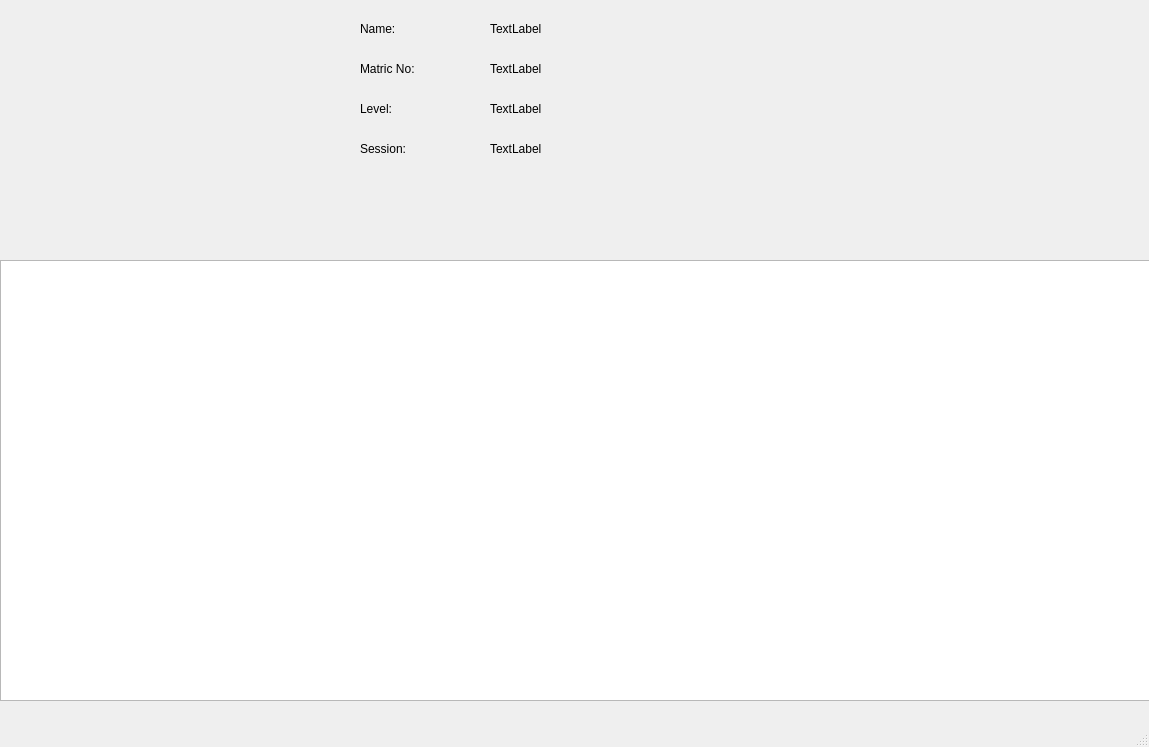
<?xml version="1.0" encoding="UTF-8"?>
<ui version="4.0">
 <class>MainWindow</class>
 <widget class="QMainWindow" name="MainWindow">
  <property name="geometry">
   <rect>
    <x>0</x>
    <y>0</y>
    <width>1149</width>
    <height>747</height>
   </rect>
  </property>
  <property name="windowTitle">
   <string>MainWindow</string>
  </property>
  <widget class="QWidget" name="central_widget">
   <widget class="QWidget" name="widget" native="true">
    <property name="geometry">
     <rect>
      <x>0</x>
      <y>0</y>
      <width>1151</width>
      <height>701</height>
     </rect>
    </property>
    <widget class="QTableWidget" name="table_widget">
     <property name="geometry">
      <rect>
       <x>0</x>
       <y>260</y>
       <width>1151</width>
       <height>441</height>
      </rect>
     </property>
     <property name="styleSheet">
      <string notr="true"/>
     </property>
    </widget>
    <widget class="QLabel" name="label">
     <property name="geometry">
      <rect>
       <x>360</x>
       <y>20</y>
       <width>81</width>
       <height>17</height>
      </rect>
     </property>
     <property name="text">
      <string>Name:</string>
     </property>
    </widget>
    <widget class="QLabel" name="label_2">
     <property name="geometry">
      <rect>
       <x>360</x>
       <y>60</y>
       <width>81</width>
       <height>17</height>
      </rect>
     </property>
     <property name="text">
      <string>Matric No:</string>
     </property>
    </widget>
    <widget class="QLabel" name="label_3">
     <property name="geometry">
      <rect>
       <x>360</x>
       <y>100</y>
       <width>81</width>
       <height>17</height>
      </rect>
     </property>
     <property name="text">
      <string>Level:</string>
     </property>
    </widget>
    <widget class="QLabel" name="label_4">
     <property name="geometry">
      <rect>
       <x>360</x>
       <y>140</y>
       <width>81</width>
       <height>17</height>
      </rect>
     </property>
     <property name="text">
      <string>Session:</string>
     </property>
    </widget>
    <widget class="QLabel" name="label_5">
     <property name="geometry">
      <rect>
       <x>490</x>
       <y>20</y>
       <width>67</width>
       <height>17</height>
      </rect>
     </property>
     <property name="text">
      <string>TextLabel</string>
     </property>
    </widget>
    <widget class="QLabel" name="label_6">
     <property name="geometry">
      <rect>
       <x>490</x>
       <y>60</y>
       <width>67</width>
       <height>17</height>
      </rect>
     </property>
     <property name="text">
      <string>TextLabel</string>
     </property>
    </widget>
    <widget class="QLabel" name="label_7">
     <property name="geometry">
      <rect>
       <x>490</x>
       <y>100</y>
       <width>67</width>
       <height>17</height>
      </rect>
     </property>
     <property name="text">
      <string>TextLabel</string>
     </property>
    </widget>
    <widget class="QLabel" name="label_8">
     <property name="geometry">
      <rect>
       <x>490</x>
       <y>140</y>
       <width>67</width>
       <height>17</height>
      </rect>
     </property>
     <property name="text">
      <string>TextLabel</string>
     </property>
    </widget>
   </widget>
  </widget>
  <widget class="QMenuBar" name="menubar">
   <property name="geometry">
    <rect>
     <x>0</x>
     <y>0</y>
     <width>1149</width>
     <height>22</height>
    </rect>
   </property>
  </widget>
  <widget class="QStatusBar" name="statusbar"/>
 </widget>
 <resources/>
 <connections/>
</ui>
